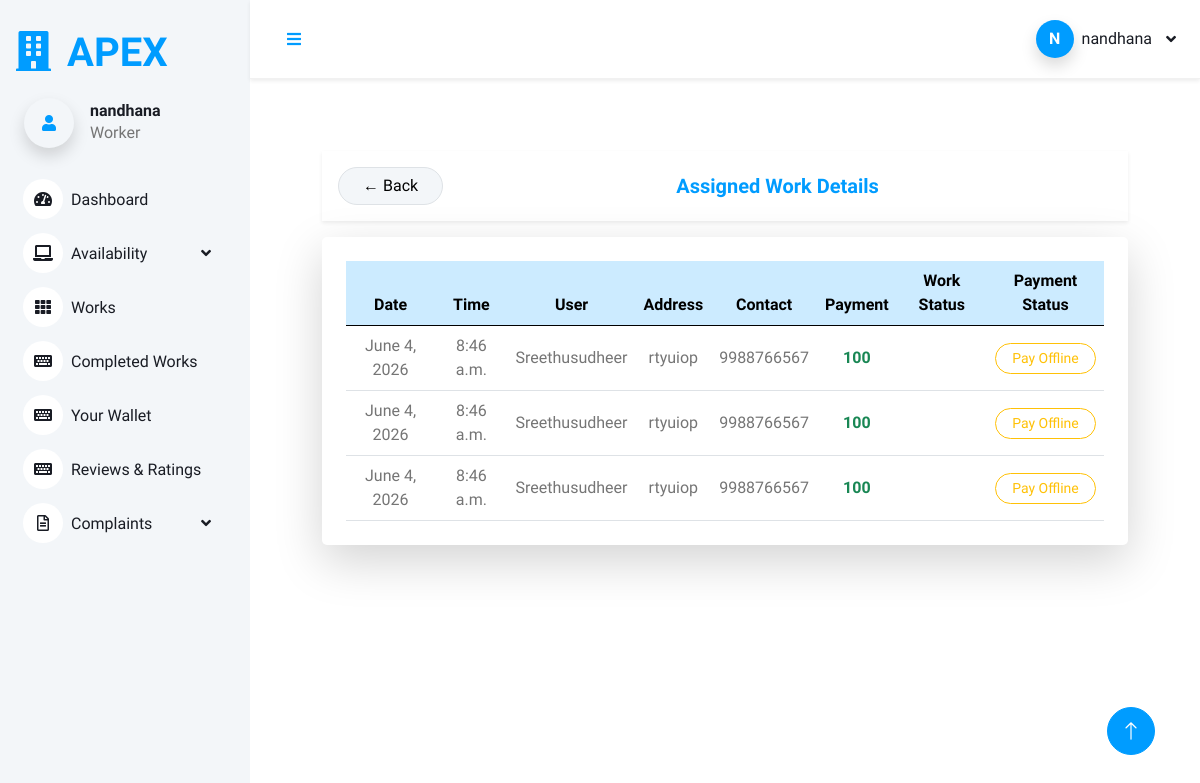
Screenshot of /worker_view_appointment (signed in) with the database file from the repository.
### Homeserviceapp/models.py (models this page shows, shortened)
class Login(AbstractUser):
    is_user = models.BooleanField(default=False)
    is_worker = models.BooleanField(default=False)

class Appointment(models.Model):
    user = models.ForeignKey(Login, on_delete=models.CASCADE, related_name='appointment')
    user_profile = models.ForeignKey(UserRegistration, on_delete=models.CASCADE, related_name='user_profile')
    worker = models.ForeignKey(WorkerRegistration, on_delete=models.CASCADE, related_name='worker')
    availability = models.ForeignKey(Availability, on_delete=models.DO_NOTHING)
    appointment_status = models.IntegerField(default=0)
    work_status = models.BooleanField(default=False)
    payment_status = models.IntegerField(default=0)
    worker_amount = models.IntegerField(null=True, blank=True)
    worker_payment_status = models.IntegerField(default=0)
    admin_wallet = models.IntegerField(null=True, blank=True)

class Availability(models.Model):
    user = models.ForeignKey(WorkerRegistration, on_delete=models.DO_NOTHING)
    date = models.DateField()
    time = models.TimeField()
    schedule_status = models.IntegerField(default=0)
    booking_status = models.IntegerField(default=0)

class UserRegistration(models.Model):
    user = models.OneToOneField(Login, on_delete=models.CASCADE, related_name='user')
    name = models.CharField(max_length=250)
    address = models.TextField(max_length=300)
    contact = models.IntegerField()

class WorkerRegistration(models.Model):
    user = models.OneToOneField(Login, on_delete=models.CASCADE, related_name='worker')
    name = models.CharField(max_length=300)
    category = models.ForeignKey(Category, on_delete=models.DO_NOTHING)
    address = models.TextField()
    contact = models.IntegerField()
    paypal_email = models.CharField(max_length=200, null=True, blank=True)
    payment = models.IntegerField(null=True, blank=True)
    experience = models.IntegerField()
    image = models.ImageField(upload_to='uploads/')

### Homeserviceapp/views.py (the view)
# urls.py: path('worker_view_appointment', views.worker_view_appointment, name='worker_view_appointment'),
def worker_view_appointment(request):
    w = WorkerRegistration.objects.get(user=request.user)
    data = Appointment.objects.filter(worker=w)
    return render(request, 'worker/view_works.html', {'data': data})

### templates/worker/view_works.html (shortened to what this page needs)
{% extends 'worker/worker_dashboard.html' %}
{% block content %}
<div class="container py-4">
    <div class="d-flex justify-content-between align-items-center mb-3 p-3 bg-white shadow-sm rounded-4">
        <a href="{% url 'worker_dashboard' %}" class="btn btn-light border rounded-pill px-4">
            ← Back
        </a>
        <h5 class="mb-0 fw-bold text-primary">Assigned Work Details</h5>
    </div>
    <div class="card border-0 shadow-lg rounded-4">
        <div class="card-body p-4">
            <div class="table-responsive">
                <table class="table table-hover align-middle text-center mb-0">
                    <thead class="table-primary">
                        <tr>
                            <th>Date</th>
                            <th>Time</th>
                            <th>User</th>
                            <th>Address</th>
                            <th>Contact</th>
                            <th>Payment</th>
                            <th>Work Status</th>
                            <th>Payment Status</th>
                        </tr>
                    </thead>
                    <tbody>
                        {% for i in data %}
                        <tr>
                            <td class="fw-semibold">{{ i.availability.date }}</td>
                            <td>{{ i.availability.time }}</td>
                            <td>{{ i.user_profile.name }}</td>
                            <td>{{ i.user_profile.address }}</td>
                            <td>{{ i.user_profile.contact }}</td>
                            <td class="fw-bold text-success">
                                {{ i.worker.payment }}
                            </td>
                            <td>
                            </td>
                            <td>
                                {% if i.payment_status == 0 %}
                                    <a href="{% url 'update_offline_payment' i.id %}"
                                       class="btn btn-sm btn-outline-warning rounded-pill px-3">
                                        Pay Offline
                                    </a>
                                {% else %}
                                    <span class="badge bg-primary px-3 py-2 rounded-pill">
                                        Paid
                                    </span>
                                {% endif %}
                            </td>
                        </tr>
                        {% empty %}
                        <tr>
                            <td colspan="8" class="text-muted py-4">
                                No work assigned yet
                            </td>
                        </tr>
                        {% endfor %}
                    </tbody>
                </table>
            </div>
        </div>
    </div>
</div>
{% endblock %}

### templates/worker/worker_dashboard.html (shortened to what this page needs)
<!DOCTYPE html>
<html lang="en">
{% load static %}
<head>
    <link href="https://cdnjs.cloudflare.com/ajax/libs/font-awesome/5.10.0/css/all.min.css" rel="stylesheet">
    <link href="https://cdn.jsdelivr.net/npm/bootstrap-icons@1.4.1/font/bootstrap-icons.css" rel="stylesheet">
    <link href=" {% static '/dashboard/lib/owlcarousel/assets/owl.carousel.min.css' %} " rel="stylesheet">
    <link href=" {% static '/dashboard/lib/tempusdominus/css/tempusdominus-bootstrap-4.min.css' %} " rel="stylesheet" />
    <link href=" {% static '/dashboard/css/bootstrap.min.css' %} " rel="stylesheet">
    <link href=" {% static '/dashboard/css/style.css' %} " rel="stylesheet">
</head>
<body>
    <div>
        <div class="sidebar pe-4 pb-3">
            <nav class="navbar bg-light navbar-light">
                <a href=" {% static 'index.html' %} " class="navbar-brand d-flex align-items-center">
                    <h1 class="m-3 text-primary"><i class="fa fa-building me-3"></i>APEX</h1>
                </a>
                <div class="d-flex align-items-center ms-4 mb-4">
                   <div class="bg-light rounded-circle d-inline-flex align-items-center justify-content-center shadow"
                             style="width: 50px; height: 50px;">
                            <i class="fa fa-user fa-x text-primary"></i>
                        </div>
                    <div class="ms-3">
                        <h6 class="mb-0">{{user.username}}</h6>
                        <span>Worker</span>
                    </div>
                </div>
                <div class="navbar-nav w-100">
                    <a href=" {% url 'worker_dashboard' %} " class="nav-item nav-link "><i class="fa fa-tachometer-alt me-2"></i>Dashboard</a>
                    <div class="nav-item dropdown">
                        <a href="#" class="nav-link dropdown-toggle" data-bs-toggle="dropdown"><i class="fa fa-laptop me-2"></i>Availability</a>
                    </div>
                    <a href=" {% url 'worker_view_appointment' %} " class="nav-item nav-link"><i class="fa fa-th me-2"></i>Works</a>
                    <a href=" {% url 'worker_completed_works' %} " class="nav-item nav-link"><i class="fa fa-keyboard me-2"></i>Completed Works</a>
                    <a href=" {% url 'worker_wallet' %} " class="nav-item nav-link"><i class="fa fa-keyboard me-2"></i>Your Wallet</a>
                    <a href=" {% url 'worker_view_reviews' %} " class="nav-item nav-link"><i class="fa fa-keyboard me-2"></i>Reviews & Ratings</a>
                    <div class="nav-item dropdown">
                        <a href="#" class="nav-link dropdown-toggle" data-bs-toggle="dropdown"><i class="far fa-file-alt me-2"></i>Complaints</a>
                    </div>
                </div>
            </nav>
        </div>
        <div class="content">
            <nav class="navbar navbar-expand-lg navbar-light bg-white sticky-top px-4 py-2 shadow-sm no-print"
                style="border-bottom:1px solid #f1f1f1;">
               <a href="#" class="sidebar-toggler flex-shrink-0">
                    <i class="fa fa-bars"></i>
                </a>
               <div class="navbar-nav ms-auto d-flex align-items-center gap-3">
                   <div class="nav-item dropdown">
                       <a href="#" class="nav-link dropdown-toggle d-flex align-items-center gap-2"
                          data-bs-toggle="dropdown">
                           <div class="rounded-circle bg-primary text-white d-flex align-items-center justify-content-center shadow"
                                style="width:38px;height:38px;font-weight:600;">
                               {{ user.username|first|upper }}
                           </div>
                           <span class="d-none d-md-inline fw-semibold text-dark">
                               {{ user.username }}
                           </span>
                       </a>
                   </div>
               </div>
           </nav>
            <div class="container-fluid pt-4 px-4">
                <div class="row g-4">
                    <div class="col-sm-12 col-xl-12">
                        <div class="text-center rounded p-4">
                            <div class="d-flex align-items-center justify-content-between mb-4">
                                {% block content %}
                                {% endblock %}
                            </div>
                        </div>
                    </div>
                </div>
            </div>
        </div>
        <a href="#" class="btn btn-lg btn-primary btn-lg-square back-to-top no-print"><i class="bi bi-arrow-up"></i></a>
    </div>
</body>
</html>

### static/dashboard/css/style.css (style rules this page uses)
:root { --primary: #009CFF; --light: #F3F6F9; --dark: #191C24; }
.back-to-top { position: fixed; display: none; right: 45px; bottom: 45px; z-index: 99; }
.btn { transition: .5s; }
.btn.btn-primary { color: #FFFFFF; }
.btn-lg-square { width: 48px; height: 48px; }
.btn-square, .btn-sm-square, .btn-lg-square { padding: 0; display: inline-flex; align-items: center; justify-content: center; font-weight: normal; border-radius: 50px; }
.sidebar { position: fixed; top: 0; left: 0; bottom: 0; width: 250px; height: 100vh; overflow-y: auto; background: var(--light); transition: 0.5s; z-index: 999; }
.content { margin-left: 250px; min-height: 100vh; background: #FFFFFF; transition: 0.5s; }
@media (min-width: 992px) { .sidebar { margin-left: 0; } }
@media (min-width: 992px) { .content { width: calc(100% - 250px); } }
.sidebar .navbar .navbar-nav .nav-link { padding: 7px 20px; color: var(--dark); font-weight: 500; border-left: 3px solid var(--light); border-radius: 0 30px 30px 0; outline: none; }
.sidebar .navbar .navbar-nav .nav-link i { width: 40px; height: 40px; display: inline-flex; align-items: center; justify-content: center; background: #FFFFFF; border-radius: 40px; }
.sidebar .navbar .dropdown-toggle::after { position: absolute; top: 15px; right: 15px; border: none; content: "\f107"; font-family: "Font Awesome 5 Free"; font-weight: 900; transition: .5s; }
.content .navbar .navbar-nav .nav-link { margin-left: 25px; padding: 12px 0; color: var(--dark); outline: none; }
.content .navbar .sidebar-toggler, .content .navbar .navbar-nav .nav-link i { width: 40px; height: 40px; display: inline-flex; align-items: center; justify-content: center; background: #FFFFFF; border-radius: 40px; }
.content .navbar .dropdown-toggle::after { margin-left: 6px; vertical-align: middle; border: none; content: "\f107"; font-family: "Font Awesome 5 Free"; font-weight: 900; transition: .5s; }

### rows the page displays
Login: username "nandhana", username|first "N"
Appointment: availability "June 4, 2026", availability.time "8:46 a.m.", user_profile.name "Sreethusudheer", user_profile.address "rtyuiop", user_profile.contact "9988766567", worker.payment "100", payment_status "Pay Offline"
Appointment: availability "June 4, 2026", availability.time "8:46 a.m.", user_profile.name "Sreethusudheer", user_profile.address "rtyuiop", user_profile.contact "9988766567", worker.payment "100", payment_status "Pay Offline"
Appointment: availability "June 4, 2026", availability.time "8:46 a.m.", user_profile.name "Sreethusudheer", user_profile.address "rtyuiop", user_profile.contact "9988766567", worker.payment "100", payment_status "Pay Offline"
